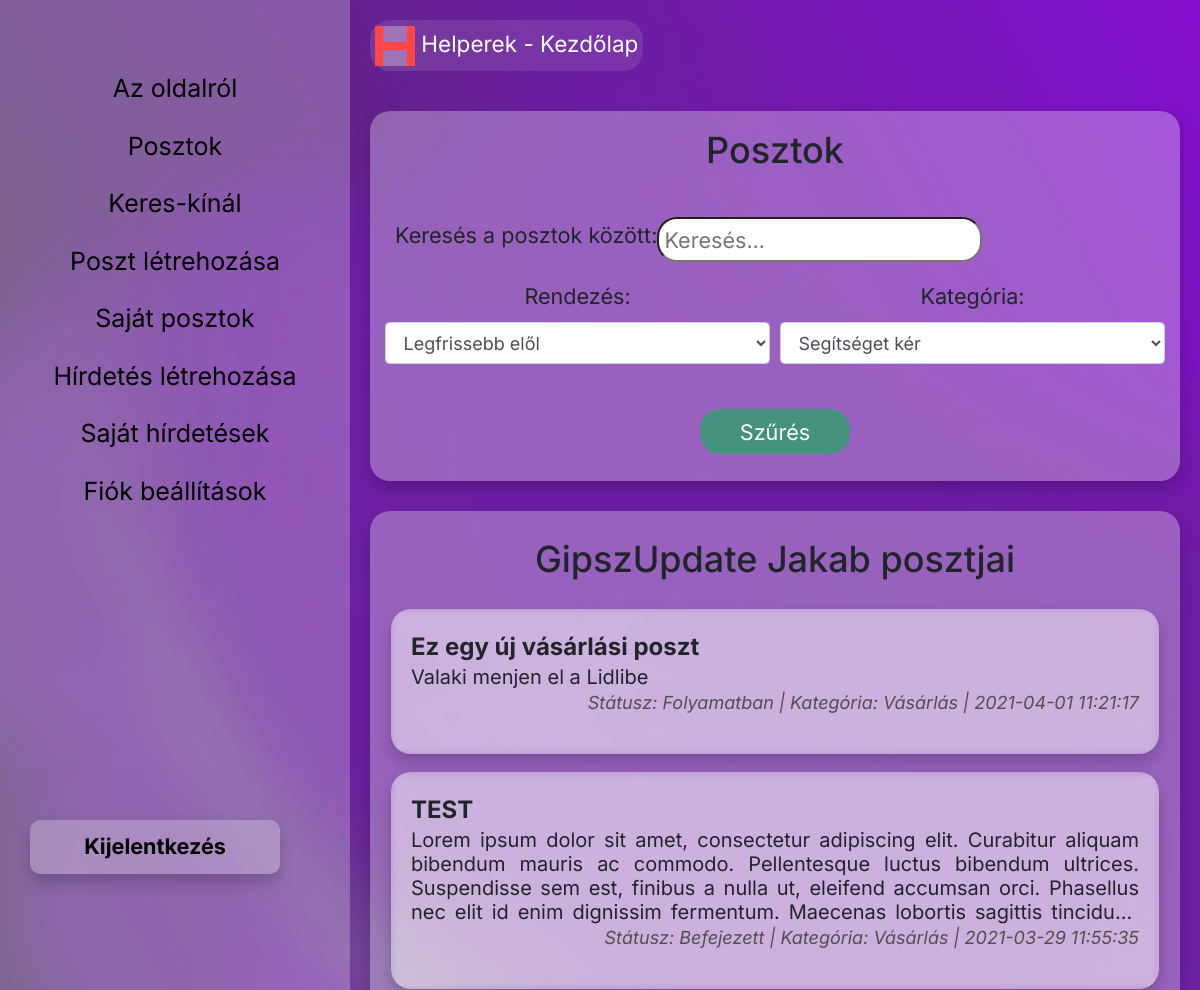
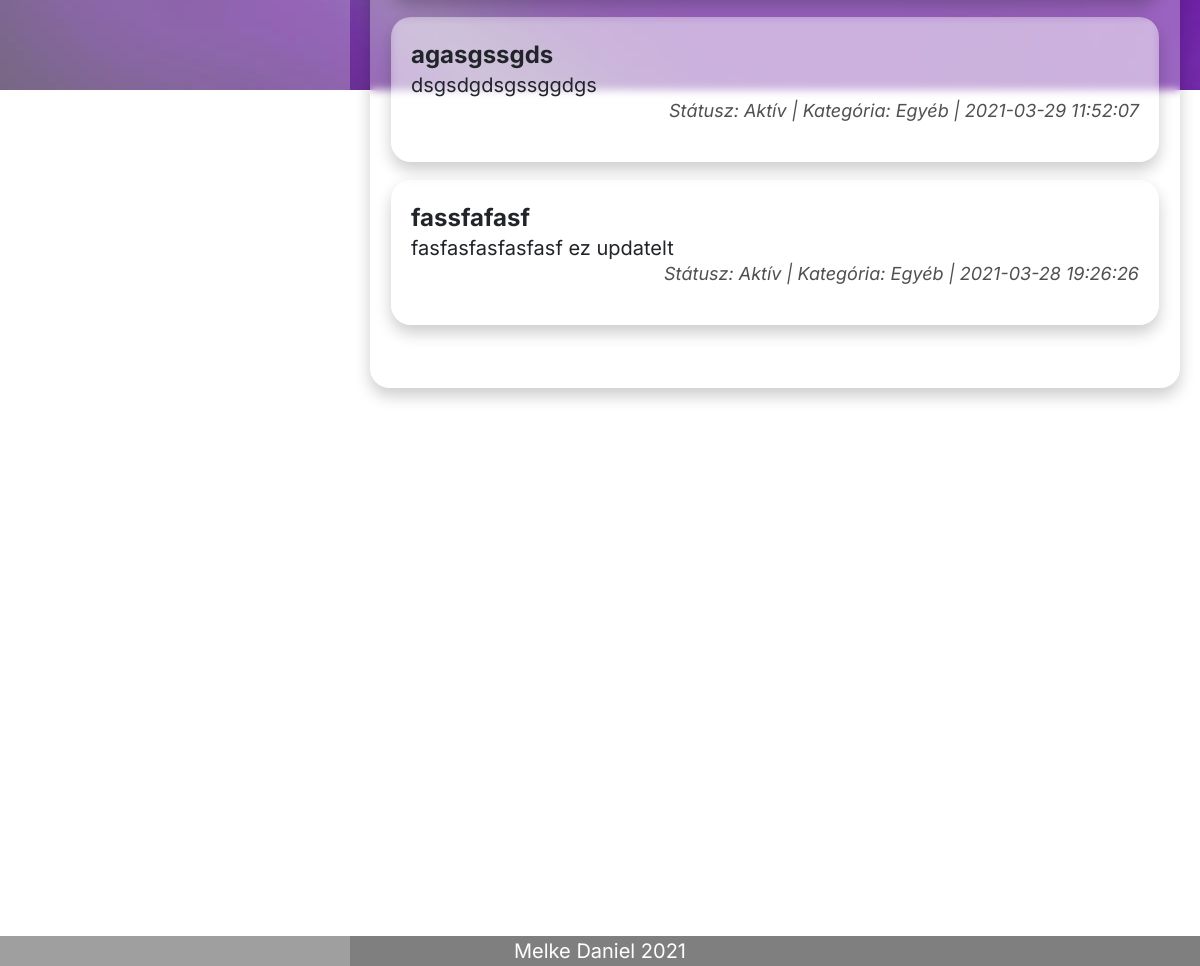
The page /Web_file/mainProject/index.php?controller=user&action=posts&order=desc (signed in) on the database its author committed (2 pictures, top to bottom).
### tables this page shows
CREATE TABLE `users` (
  `id` int(11) NOT NULL,
  `user_id` bigint(20) NOT NULL,
  `first_name` varchar(255) NOT NULL,
  `last_name` varchar(255) NOT NULL,
  `email` varchar(255) NOT NULL,
  `password_hash` varchar(255) NOT NULL,
  `date_of_birth` date DEFAULT NULL,
  `county` varchar(255) DEFAULT NULL,
  `city` varchar(255) DEFAULT NULL,
  `role` varchar(25) NOT NULL,
  `phone` varchar(15) DEFAULT NULL,
  `phone_visible` tinyint(1) NOT NULL DEFAULT 0,
  `about` text DEFAULT NULL
);

CREATE TABLE `user_posts` (
  `id` int(11) NOT NULL,
  `author_id` bigint(20) NOT NULL,
  `subject` varchar(255) NOT NULL,
  `timestamp` datetime NOT NULL DEFAULT current_timestamp(),
  `post_content` text NOT NULL,
  `city` varchar(50) NOT NULL,
  `category` varchar(20) NOT NULL,
  `role` varchar(25) NOT NULL,
  `status` varchar(20) NOT NULL,
  `cart_id` varchar(20) NOT NULL,
  `helper_id` bigint(20) DEFAULT NULL
);

### Web_file/mainProject/src/app/controller/CommonController.php (called while the page is built, shortened)
<?php
class CommonController {
    protected $controllerName = null;
    protected function render($view,$data = []){
        extract($data);
        include("src/app/view/{$this->controllerName}/{$view}.php");
        return ob_get_clean();
    }
}

### Web_file/mainProject/src/app/controller/UserController.php (called while the page is built, shortened)
<?php
require_once('CommonController.php');
require_once('src/app/model/User.php');
class UserController extends CommonController{
    public function actionPosts($order)
    {
        $user = User::findOneByUserId($_SESSION['user_id']);
        return $this->render("posts", [
            "user" => $user
        ]);
    }
}

### Web_file/mainProject/index.php (called while the page is built, shortened)
<?php
require_once("src/app/controller/UserController.php");
$controllerName = !empty($_GET['controller'])?ucfirst($_GET['controller']) . "Controller":"UserController";
$actionName = !empty($_GET['action'])?"action".ucfirst($_GET['action']):"actionIndex";
if($controllerName == "UserController")
{
    $controller = new app\controller\UserController;
    if($actionName == "actionIndex")
    {
        $content = $controller->actionIndex();
        $title = "Főoldal";
    }
    else if($actionName == "actionLogin")
    {
        $content = $controller->actionLogin();
        $title = "Bejelentkezés";
    }
    else if($actionName == "actionRegister")
    {
        $content = $controller->actionRegister();
        $title = "Regisztráció";
    }
    else if($actionName == "actionUpdate")
    {
        $content = $controller->actionUpdate($_GET['id']);
        $title = "Profil";
    }
    else if($actionName == "actionLogout")
    {
        $content = $controller->actionLogout();
    }
    else if($actionName == "actionPosts")
    {
        $content = $controller->actionPosts($_GET['order']);
    }
}
include("src/app/view/templates/main-template.php");
?>

### Web_file/mainProject/src/app/model/User.php (called while the page is built, shortened)
<?php
class User
{
    private $first_name;
    private $last_name;
    public function getFirst_name()
    {
        return $this->first_name;
    }
    public function getLast_name()
    {
        return $this->last_name;
    }
    public static function findOneByUserId($user_id)
    {
        $conn = Database::getConnection();
        $sql = "SELECT * FROM users WHERE `user_id` = :user_id";
        $statement = $conn->prepare($sql);
        $statement->execute([
            ":user_id" => $user_id
        ]);
        return $statement->fetchObject(self::class);
    }
}

### Web_file/mainProject/src/app/model/Post.php (called while the page is built, shortened)
<?php
class Post
{
    private $id;
    private $subject;
    private $timestamp;
    private $post_content;
    private $category;
    private $status;
    public function getId()
    {
        return $this->id;
    }
    public function getSubject()
    {
        return $this->subject;
    }
    public function getTimestamp()
    {
        return $this->timestamp;
    }
    public function getPost_content()
    {
        return $this->post_content;
    }
    public function getCategory()
    {
        if ($this->category == "shopping")
        {
            return "Vásárlás";
        }
        else
        {
            return "Egyéb";
        }
    }
    public function getStatus()
    {
        return $this->status;
    }
    public static function findAllByAuthorId($author_id, $order)
    {
        $conn = Database::getConnection();
        if (strtoupper($order) == "DESC")
        {
            $sql = "SELECT * FROM `user_posts` WHERE `author_id` = :author_id ORDER BY timestamp DESC";
        }
        else if (strtoupper($order) == "ASC")
        {
            $sql = "SELECT * FROM `user_posts` WHERE `author_id` = :author_id ORDER BY timestamp ASC";
        }
        $statement = $conn->prepare($sql);
        $statement->execute([
            ':author_id' => $author_id
        ]);
        return $statement->fetchAll(PDO::FETCH_CLASS,self::class);
    }
}

### Web_file/mainProject/src/app/view/user/posts.php (the view, shortened to what this page needs)
<?php
require_once("src/app/model/Post.php");
require_once("src/app/model/User.php");
$user = User::findOneByUserId($_SESSION['user_id']);
if (!isset($_POST['post-search']))
{
    $posts = Post::findAllByAuthorId($_SESSION['user_id'], $_GET['order']);
}
else
{
    $posts = Post::findAllByAuthorIdAndFilter($_SESSION['user_id'], $_POST['sort_order'], $_POST['post-search'], $_POST['post']['category']);
}
?>
<div class="container search-area pb-2">
    <div class="row">
        <div class="col-12 text-center my-3">
            <h2>Posztok</h2>
        </div>
    </div>
    <form action=<?= "index.php?controller=user&action=posts&order=" . $_GET['order'] ?> method="POST" class="my-3 text-center">
        <div class="form-row align-items-center col-12">
            <label for="post-search">Keresés a posztok között:</label>
            <input type="search" name="post-search" id="post-search" placeholder="Keresés..." <?php echo (isset($_POST['post-search']))?'value = ' . $_POST['post-search']:"" ?> >
        </div>
        <div class="form-row my-3">
            <div class="form-group col-md-6">
                <label for="post-sort">Rendezés:</label>
                <select class="form-control" name="sort_order">
                    <option value="DESC" <?= (isset( $_POST['post']) && $_POST['sort_order'] == "DESC")?"selected":"" ?> >Legfrissebb elől</option>
                </select>
            </div>
            <div class="form-group col-md-6">
                <label for="post-category">Kategória:</label>
                <select class="form-control" name="post[category]">
                    <option value="lookingForHelp" <?= (isset( $_POST['post']) && $_POST['post']['category'] == "lookingForHelp")?"selected":"" ?> >Segítséget kér</option>
                </select>
            </div>
        </div>
        <input type="submit" value="Szűrés" class="btn-search mt-2">
    </form>
</div>
<div class="container post-container pb-5 pt-2">
    <h2 class="text-center my-3"><?= $user->getLast_name() . " " . $user->getFirst_name() ?> posztjai</h2>
    <div class="row">
    <?php if (count($posts) > 0) : ?>
        <?php foreach($posts as $post) : ?>
            <div class="col-12 post-box my-2">
                <div class="row" onclick=<?= "location.href='index.php?controller=post&action=view&id=" . $post->getId() . "';" ?> style="cursor: pointer;">
                <div class="col-12 post-subject">
                    <?= $post->getSubject(); ?>
                </div>
                <div class="col-12 post-content">
                    <?= $post->getPost_content(); ?>
                </div>
                </div>
                <p class="post-info">Státusz: <?= $post->getStatus() ?> | Kategória: <?= $post->getCategory() ?> | <?= $post->getTimestamp() ?></p>
            </div>
        <?php endforeach; ?>
    <?php else : ?>
        <div class="col-12 my-3">
            <div class="alert alert-warning text-center">Nincs a keresésnek megfelelő poszt! :(</div>
        </div>
    <?php endif; ?>
    </div>
</div>

### Web_file/mainProject/css/style.css (style rules this page uses)
html { overflow-x: hidden; font-size: 18px; }
body { overflow-x: hidden; background-size: cover; font-family: 'Inter', sans-serif; min-height: 100vh; }
.container.search-area { background-color: rgba(255, 255, 255, 0.3); backdrop-filter: blur(4px); border-radius: 20px; box-shadow: 0px 8px 16px 0px rgba(0,0,0,0.2); max-width: 992px; margin: auto; font-size: 1.2em; margin-bottom: 30px; margin-top: 40px; }
.container.search-area input { border-radius: 20px; height: 2.5rem; padding: 5px; }
.post-container { background-color: rgba(255, 255, 255, 0.3); backdrop-filter: blur(4px); border-radius: 20px; box-shadow: 0px 8px 16px 0px rgba(0,0,0,0.2); max-width: 992px; margin: auto; font-size: 20px; padding-bottom: 50px; }
.post-box { background-color: rgba(255, 255, 255, 0.3); backdrop-filter: blur(4px); border-radius: 20px; box-shadow: 0px 8px 16px 0px rgba(0,0,0,0.2); max-width: 768px; margin: auto; font-size: 20px; max-height: 280px; padding: 20px; }
.post-subject { font-weight: bold; font-size: 1.2em; }
.post-content { text-align: justify; overflow: hidden; text-overflow: ellipsis; display: -webkit-box; -webkit-box-orient: vertical; -webkit-line-clamp: 4; line-height: 1.2em; max-height: 4.8em; }
.btn-search { background-color:rgb(68, 145, 125); color: white; width: 150px; padding: 10px 10px 10px 10px; border: none; border-radius: 20px; transition: 0.5s; }
.post-info { text-align: right; font-size: 18px; color: rgb(80, 80, 80); font-style: italic; }

### rows shown on the page
users: last_name "GipszUpdate", first_name "Jakab"
user_posts: subject "Ez egy új vásárlási poszt", post_content "Valaki menjen el a Lidlibe", status "Folyamatban", category "Vásárlás", timestamp "2021-04-01 11:21:17"
user_posts: subject "TEST", post_content "Lorem ipsum dolor sit amet, consectetur adipiscing elit. Curabitur aliquam bibendum mauris ac commodo. Pellentesque luctus bibendum ultrices. Suspendisse sem est, finibus a nulla ut, eleifend accumsan orci. Phasellus nec elit id enim dignissim fermentum. Maecenas lobortis sagittis…", status "Befejezett", category "Vásárlás", timestamp "2021-03-29 11:55:35"
user_posts: subject "agasgssgds", post_content "dsgsdgdsgssggdgs", status "Aktív", category "Egyéb", timestamp "2021-03-29 11:52:07"
user_posts: subject "fassfafasf", post_content "fasfasfasfasfasf ez updatelt", status "Aktív", category "Egyéb", timestamp "2021-03-28 19:26:26"
